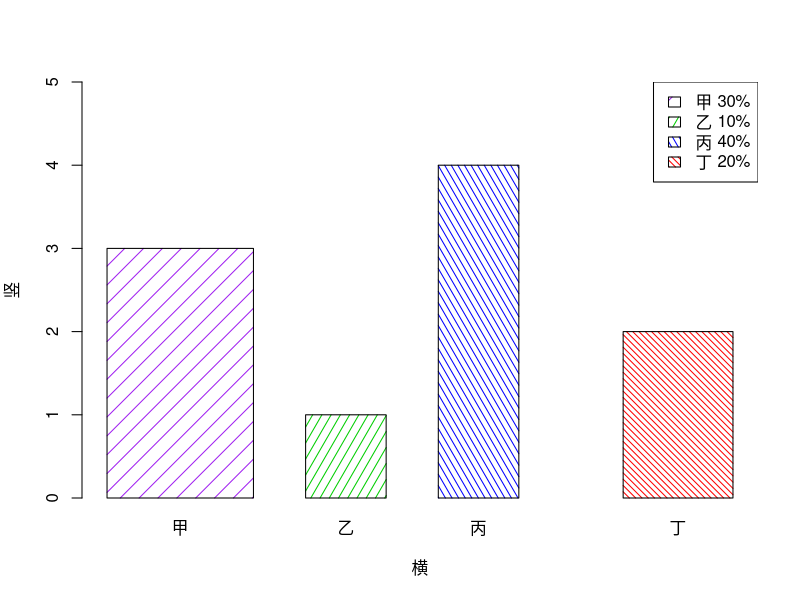

R code for this plot:

slices <- c(3,1,4,2)
names <- c("甲","乙","丙","丁")
png("r-graph-sample.png")
barplot(beside=TRUE,
    slices,#纵轴取值
    names.arg=names,#边框名字
    border="black",#边框颜色
    col=c("purple","green3","blue","red"),#框内线条颜色
    density = c(7.5,12.5,17.5,22.5),#框内线条密度
    angle = c(45,60,120,135),#框内线条倾斜角度
    width = c(4,2.2,2.2,3),#边框宽度
    space = c(1.5,0.5,0.5,1),#边框间距
    ylim=c(0,5),)#纵轴取值范围
title(xlab="横")#横轴名字
title(ylab="竖")#纵轴名字
lbls <- round(slices/sum(slices)*100)
lbls <- paste(lbls,"%",sep="")# ad % to labels
lbls <- paste(names, lbls)# add percents to labels
#图例
legend("topright",lbls,
    fill=c("purple","green3","blue","red"),
    density = c(7.5,12.5,17.5,22.5),
    angle = c(45,60,120,135),
)
